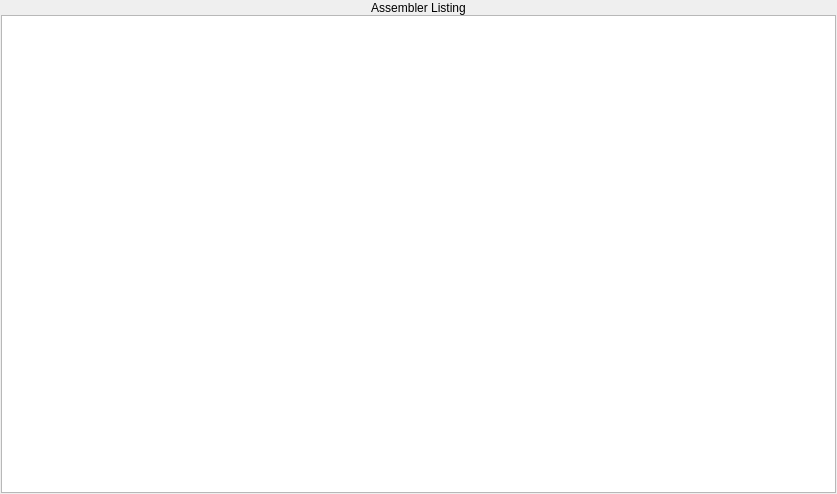
<?xml version="1.0" encoding="UTF-8"?>
<ui version="4.0">
 <class>AsmListingPane</class>
 <widget class="QWidget" name="AsmListingPane">
  <property name="geometry">
   <rect>
    <x>0</x>
    <y>0</y>
    <width>837</width>
    <height>494</height>
   </rect>
  </property>
  <property name="windowTitle">
   <string>Form</string>
  </property>
  <layout class="QVBoxLayout" name="verticalLayout_2">
   <property name="leftMargin">
    <number>1</number>
   </property>
   <property name="topMargin">
    <number>1</number>
   </property>
   <property name="rightMargin">
    <number>1</number>
   </property>
   <property name="bottomMargin">
    <number>1</number>
   </property>
   <item>
    <layout class="QVBoxLayout" name="verticalLayout">
     <property name="spacing">
      <number>0</number>
     </property>
     <item>
      <widget class="QLabel" name="label">
       <property name="palette">
        <palette>
         <active>
          <colorrole role="Base">
           <brush brushstyle="SolidPattern">
            <color alpha="255">
             <red>255</red>
             <green>255</green>
             <blue>255</blue>
            </color>
           </brush>
          </colorrole>
          <colorrole role="Window">
           <brush brushstyle="SolidPattern">
            <color alpha="255">
             <red>104</red>
             <green>173</green>
             <blue>245</blue>
            </color>
           </brush>
          </colorrole>
         </active>
         <inactive>
          <colorrole role="Base">
           <brush brushstyle="SolidPattern">
            <color alpha="255">
             <red>255</red>
             <green>255</green>
             <blue>255</blue>
            </color>
           </brush>
          </colorrole>
          <colorrole role="Window">
           <brush brushstyle="SolidPattern">
            <color alpha="255">
             <red>104</red>
             <green>173</green>
             <blue>245</blue>
            </color>
           </brush>
          </colorrole>
         </inactive>
         <disabled>
          <colorrole role="Base">
           <brush brushstyle="SolidPattern">
            <color alpha="255">
             <red>104</red>
             <green>173</green>
             <blue>245</blue>
            </color>
           </brush>
          </colorrole>
          <colorrole role="Window">
           <brush brushstyle="SolidPattern">
            <color alpha="255">
             <red>104</red>
             <green>173</green>
             <blue>245</blue>
            </color>
           </brush>
          </colorrole>
         </disabled>
        </palette>
       </property>
       <property name="frameShape">
        <enum>QFrame::Panel</enum>
       </property>
       <property name="frameShadow">
        <enum>QFrame::Plain</enum>
       </property>
       <property name="lineWidth">
        <number>0</number>
       </property>
       <property name="text">
        <string>Assembler Listing</string>
       </property>
       <property name="alignment">
        <set>Qt::AlignCenter</set>
       </property>
      </widget>
     </item>
     <item>
      <widget class="QTextEdit" name="textEdit">
       <property name="font">
        <font>
         <family>Courier</family>
         <pointsize>12</pointsize>
         <kerning>false</kerning>
        </font>
       </property>
       <property name="cursor" stdset="0">
        <cursorShape>IBeamCursor</cursorShape>
       </property>
       <property name="tabChangesFocus">
        <bool>true</bool>
       </property>
       <property name="lineWrapMode">
        <enum>QTextEdit::NoWrap</enum>
       </property>
       <property name="readOnly">
        <bool>true</bool>
       </property>
       <property name="textInteractionFlags">
        <set>Qt::TextSelectableByMouse</set>
       </property>
      </widget>
     </item>
    </layout>
   </item>
  </layout>
 </widget>
 <resources/>
 <connections/>
</ui>
